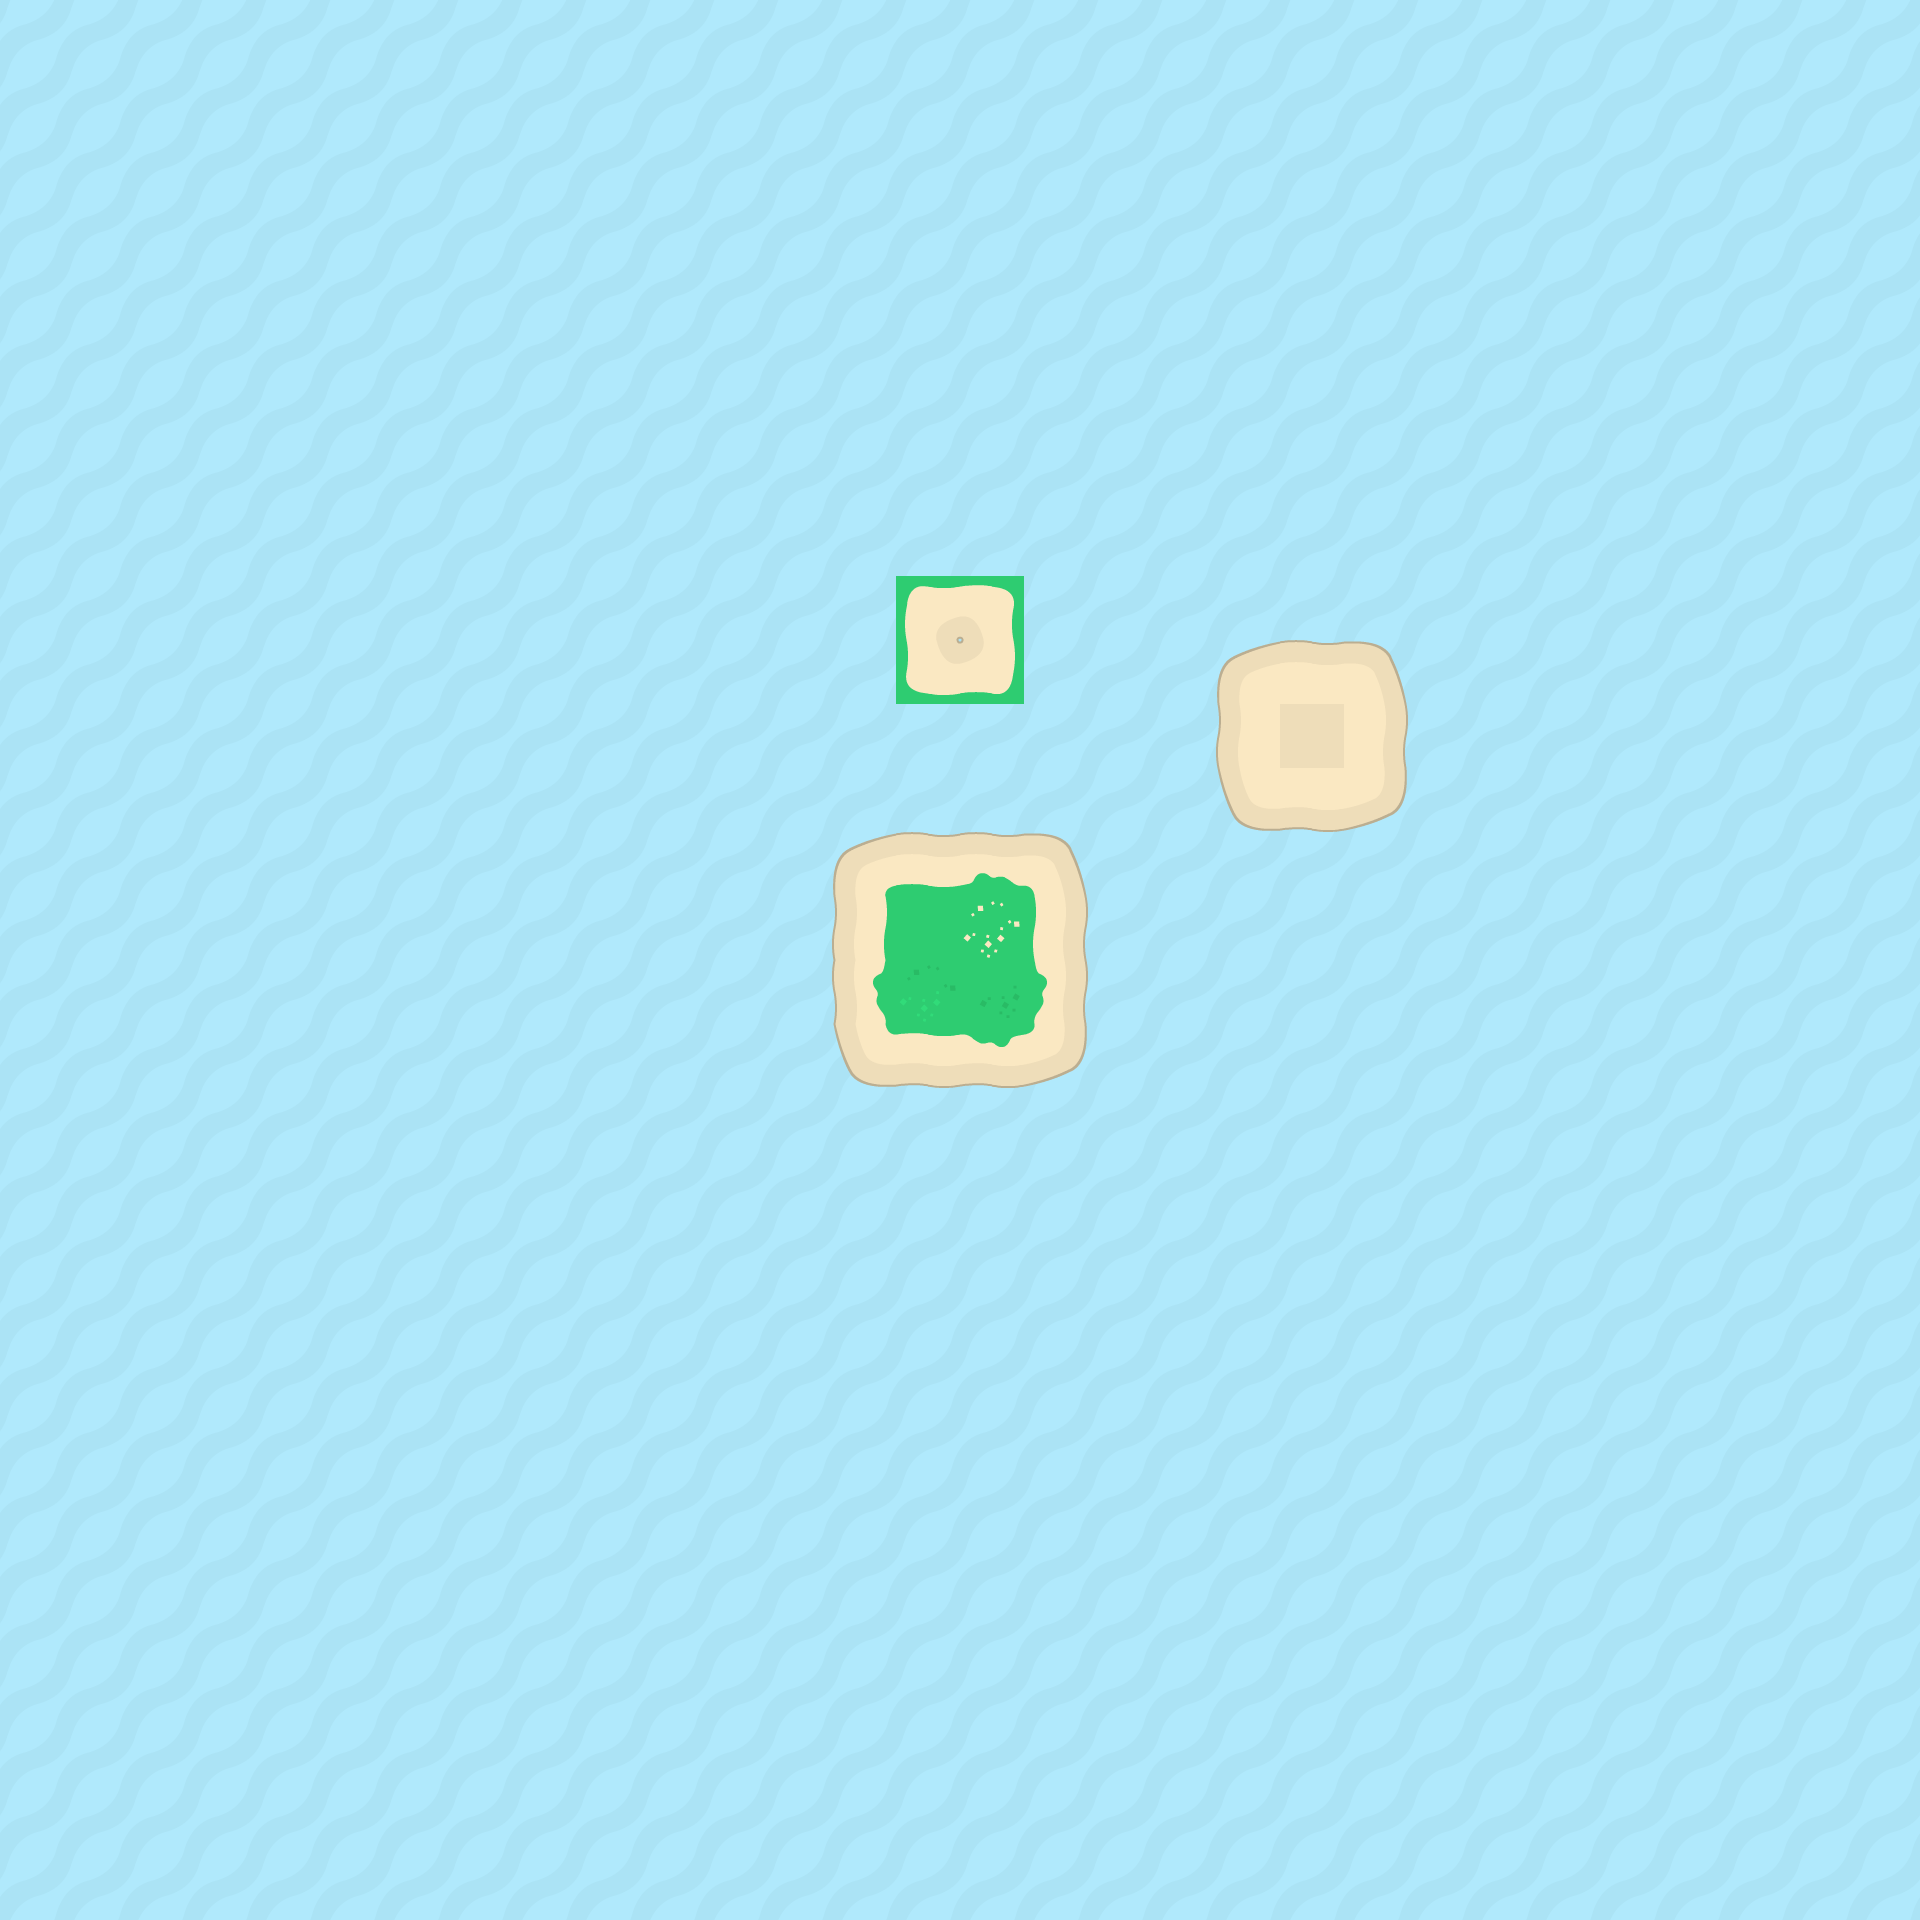

A 2D game scene composited from a Tiled map and its tileset images. What follows is a short description and the map's XML, with every tile layer's data as written:
An orthogonal 30x30 tile map with 64x64 px tiles, 2 tile layers (Sea, Tile Layer 1) and 3 objects.

<map version="1.9" tiledversion="1.9.2" orientation="orthogonal" renderorder="right-up" width="30" height="30" tilewidth="64" tileheight="64" infinite="0" nextlayerid="7" nextobjectid="17">
 <tileset firstgid="1" source="tiles_sheet.tsx" />
 <layer id="2" name="Sea" width="30" height="30">
  <data encoding="csv">
73,73,73,73,73,73,73,73,73,73,73,73,73,73,73,73,73,73,73,73,73,73,73,73,73,73,73,73,73,73,
73,73,73,73,73,73,73,73,73,73,73,73,73,73,73,73,73,73,73,73,73,73,73,73,73,73,73,73,73,73,
73,73,73,73,73,73,73,73,73,73,73,73,73,73,73,73,73,73,73,73,73,73,73,73,73,73,73,73,73,73,
73,73,73,73,73,73,73,73,73,73,73,73,73,73,73,73,73,73,73,73,73,73,73,73,73,73,73,73,73,73,
73,73,73,73,73,73,73,73,73,73,73,73,73,73,73,73,73,73,73,73,73,73,73,73,73,73,73,73,73,73,
73,73,73,73,73,73,73,73,73,73,73,73,73,73,73,73,73,73,73,73,73,73,73,73,73,73,73,73,73,73,
73,73,73,73,73,73,73,73,73,73,73,73,73,73,73,73,73,73,73,73,73,73,73,73,73,73,73,73,73,73,
73,73,73,73,73,73,73,73,73,73,73,73,73,73,73,73,73,73,73,73,73,73,73,73,73,73,73,73,73,73,
73,73,73,73,73,73,73,73,73,73,73,73,73,73,73,73,73,73,73,73,73,73,73,73,73,73,73,73,73,73,
73,73,73,73,73,73,73,73,73,73,73,73,73,73,73,73,73,73,73,73,73,73,73,73,73,73,73,73,73,73,
73,73,73,73,73,73,73,73,73,73,73,73,73,73,73,73,73,73,73,73,73,73,73,73,73,73,73,73,73,73,
73,73,73,73,73,73,73,73,73,73,73,73,73,73,73,73,73,73,73,73,73,73,73,73,73,73,73,73,73,73,
73,73,73,73,73,73,73,73,73,73,73,73,73,73,73,73,73,73,73,73,73,73,73,73,73,73,73,73,73,73,
73,73,73,73,73,73,73,73,73,73,73,73,73,73,73,73,73,73,73,73,73,73,73,73,73,73,73,73,73,73,
73,73,73,73,73,73,73,73,73,73,73,73,73,73,73,73,73,73,73,73,73,73,73,73,73,73,73,73,73,73,
73,73,73,73,73,73,73,73,73,73,73,73,73,73,73,73,73,73,73,73,73,73,73,73,73,73,73,73,73,73,
73,73,73,73,73,73,73,73,73,73,73,73,73,73,73,73,73,73,73,73,73,73,73,73,73,73,73,73,73,73,
73,73,73,73,73,73,73,73,73,73,73,73,73,73,73,73,73,73,73,73,73,73,73,73,73,73,73,73,73,73,
73,73,73,73,73,73,73,73,73,73,73,73,73,73,73,73,73,73,73,73,73,73,73,73,73,73,73,73,73,73,
73,73,73,73,73,73,73,73,73,73,73,73,73,73,73,73,73,73,73,73,73,73,73,73,73,73,73,73,73,73,
73,73,73,73,73,73,73,73,73,73,73,73,73,73,73,73,73,73,73,73,73,73,73,73,73,73,73,73,73,73,
73,73,73,73,73,73,73,73,73,73,73,73,73,73,73,73,73,73,73,73,73,73,73,73,73,73,73,73,73,73,
73,73,73,73,73,73,73,73,73,73,73,73,73,73,73,73,73,73,73,73,73,73,73,73,73,73,73,73,73,73,
73,73,73,73,73,73,73,73,73,73,73,73,73,73,73,73,73,73,73,73,73,73,73,73,73,73,73,73,73,73,
73,73,73,73,73,73,73,73,73,73,73,73,73,73,73,73,73,73,73,73,73,73,73,73,73,73,73,73,73,73,
73,73,73,73,73,73,73,73,73,73,73,73,73,73,73,73,73,73,73,73,73,73,73,73,73,73,73,73,73,73,
73,73,73,73,73,73,73,73,73,73,73,73,73,73,73,73,73,73,73,73,73,73,73,73,73,73,73,73,73,73,
73,73,73,73,73,73,73,73,73,73,73,73,73,73,73,73,73,73,73,73,73,73,73,73,73,73,73,73,73,73,
73,73,73,73,73,73,73,73,73,73,73,73,73,73,73,73,73,73,73,73,73,73,73,73,73,73,73,73,73,73,
73,73,73,73,73,73,73,73,73,73,73,73,73,73,73,73,73,73,73,73,73,73,73,73,73,73,73,73,73,73
</data>
 </layer>
 <layer id="1" name="Tile Layer 1" width="30" height="30">
  <data encoding="csv">
0,0,0,0,0,0,0,0,0,0,0,0,0,0,0,0,0,0,0,0,0,0,0,0,0,0,0,0,0,0,
0,0,0,0,0,0,0,0,0,0,0,0,0,0,0,0,0,0,0,0,0,0,0,0,0,0,0,0,0,0,
0,0,0,0,0,0,0,0,0,0,0,0,0,0,0,0,0,0,0,0,0,0,0,0,0,0,0,0,0,0,
0,0,0,0,0,0,0,0,0,0,0,0,0,0,0,0,0,0,0,0,0,0,0,0,0,0,0,0,0,0,
0,0,0,0,0,0,0,0,0,0,0,0,0,0,0,0,0,0,0,0,0,0,0,0,0,0,0,0,0,0,
0,0,0,0,0,0,0,0,0,0,0,0,0,0,0,0,0,0,0,0,0,0,0,0,0,0,0,0,0,0,
0,0,0,0,0,0,0,0,0,0,0,0,0,0,0,0,0,0,0,0,0,0,0,0,0,0,0,0,0,0,
0,0,0,0,0,0,0,0,0,0,0,0,0,0,0,0,0,0,0,0,0,0,0,0,0,0,0,0,0,0,
0,0,0,0,0,0,0,0,0,0,0,0,0,0,0,0,0,0,0,0,0,0,0,0,0,0,0,0,0,0,
0,0,0,0,0,0,0,0,0,0,0,0,0,0,36,37,0,0,0,0,0,0,0,0,0,0,0,0,0,0,
0,0,0,0,0,0,0,0,0,0,0,0,0,0,52,53,0,0,0,1,2,3,0,0,0,0,0,0,0,0,
0,0,0,0,0,0,0,0,0,0,0,0,0,0,0,0,0,0,0,17,18,19,0,0,0,0,0,0,0,0,
0,0,0,0,0,0,0,0,0,0,0,0,0,0,0,0,0,0,0,33,34,35,0,0,0,0,0,0,0,0,
0,0,0,0,0,0,0,0,0,0,0,0,0,6,7,8,9,0,0,0,0,0,0,0,0,0,0,0,0,0,
0,0,0,0,0,0,0,0,0,0,0,0,0,22,23,24,25,0,0,0,0,0,0,0,0,0,0,0,0,0,
0,0,0,0,0,0,0,0,0,0,0,0,0,38,39,40,41,0,0,0,0,0,0,0,0,0,0,0,0,0,
0,0,0,0,0,0,0,0,0,0,0,0,0,54,55,56,57,0,0,0,0,0,0,0,0,0,0,0,0,0,
0,0,0,0,0,0,0,0,0,0,0,0,0,0,0,0,0,0,0,0,0,0,0,0,0,0,0,0,0,0,
0,0,0,0,0,0,0,0,0,0,0,0,0,0,0,0,0,0,0,0,0,0,0,0,0,0,0,0,0,0,
0,0,0,0,0,0,0,0,0,0,0,0,0,0,0,0,0,0,0,0,0,0,0,0,0,0,0,0,0,0,
0,0,0,0,0,0,0,0,0,0,0,0,0,0,0,0,0,0,0,0,0,0,0,0,0,0,0,0,0,0,
0,0,0,0,0,0,0,0,0,0,0,0,0,0,0,0,0,0,0,0,0,0,0,0,0,0,0,0,0,0,
0,0,0,0,0,0,0,0,0,0,0,0,0,0,0,0,0,0,0,0,0,0,0,0,0,0,0,0,0,0,
0,0,0,0,0,0,0,0,0,0,0,0,0,0,0,0,0,0,0,0,0,0,0,0,0,0,0,0,0,0,
0,0,0,0,0,0,0,0,0,0,0,0,0,0,0,0,0,0,0,0,0,0,0,0,0,0,0,0,0,0,
0,0,0,0,0,0,0,0,0,0,0,0,0,0,0,0,0,0,0,0,0,0,0,0,0,0,0,0,0,0,
0,0,0,0,0,0,0,0,0,0,0,0,0,0,0,0,0,0,0,0,0,0,0,0,0,0,0,0,0,0,
0,0,0,0,0,0,0,0,0,0,0,0,0,0,0,0,0,0,0,0,0,0,0,0,0,0,0,0,0,0,
0,0,0,0,0,0,0,0,0,0,0,0,0,0,0,0,0,0,0,0,0,0,0,0,0,0,0,0,0,0,
0,0,0,0,0,0,0,0,0,0,0,0,0,0,0,0,0,0,0,0,0,0,0,0,0,0,0,0,0,0
</data>
 </layer>
 <objectgroup id="6" name="ColliderObject">
  <object id="6" x="840.667" y="1045">
   <polygon points="0,0 -6.33333,-20.6667 -5,-36.3333 -5.66667,-53 -8.33333,-62.6667 -6.33333,-86.6667 -8,-96 -6.66667,-117.667 -4.33333,-129.667 -6.33333,-148.333 -4.33333,-178 -0.333333,-187.333 24.3333,-202.333 58.3333,-211.667 82,-211.333 94,-209.667 111,-209.333 130.333,-211.667 147,-211.333 154.667,-211 175,-209.333 194,-211.333 214.667,-208.667 225.667,-202.333 236,-182 246.667,-138 243.333,-108 247,-72 243,-39.6667 244.667,1 237.333,17.6667 224,27.6667 191.667,38.6667 168.667,41.3333 157.333,41.3333 144.667,38.6667 121.667,39.6667 111.667,41.6667 90,41 79,39 58.3333,39 41.6667,41 17,35.6667 10,25" />
  </object>
  <object id="10" x="897" y="575.5" width="126.5" height="127.5" />
  <object id="11" x="1216" y="642" width="190.667" height="190">
   <ellipse />
  </object>
 </objectgroup>
</map>
